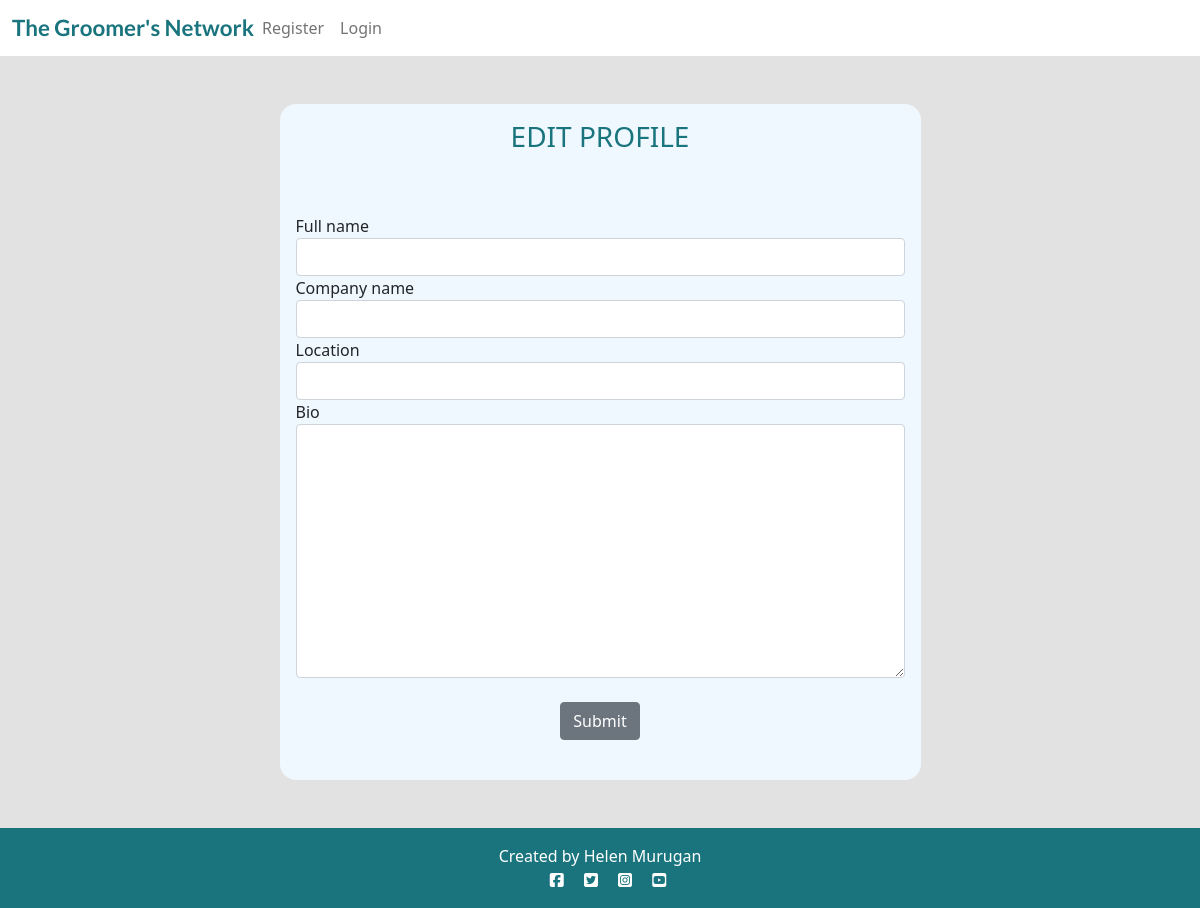
The app's page /user_profile/update/1/, older data.
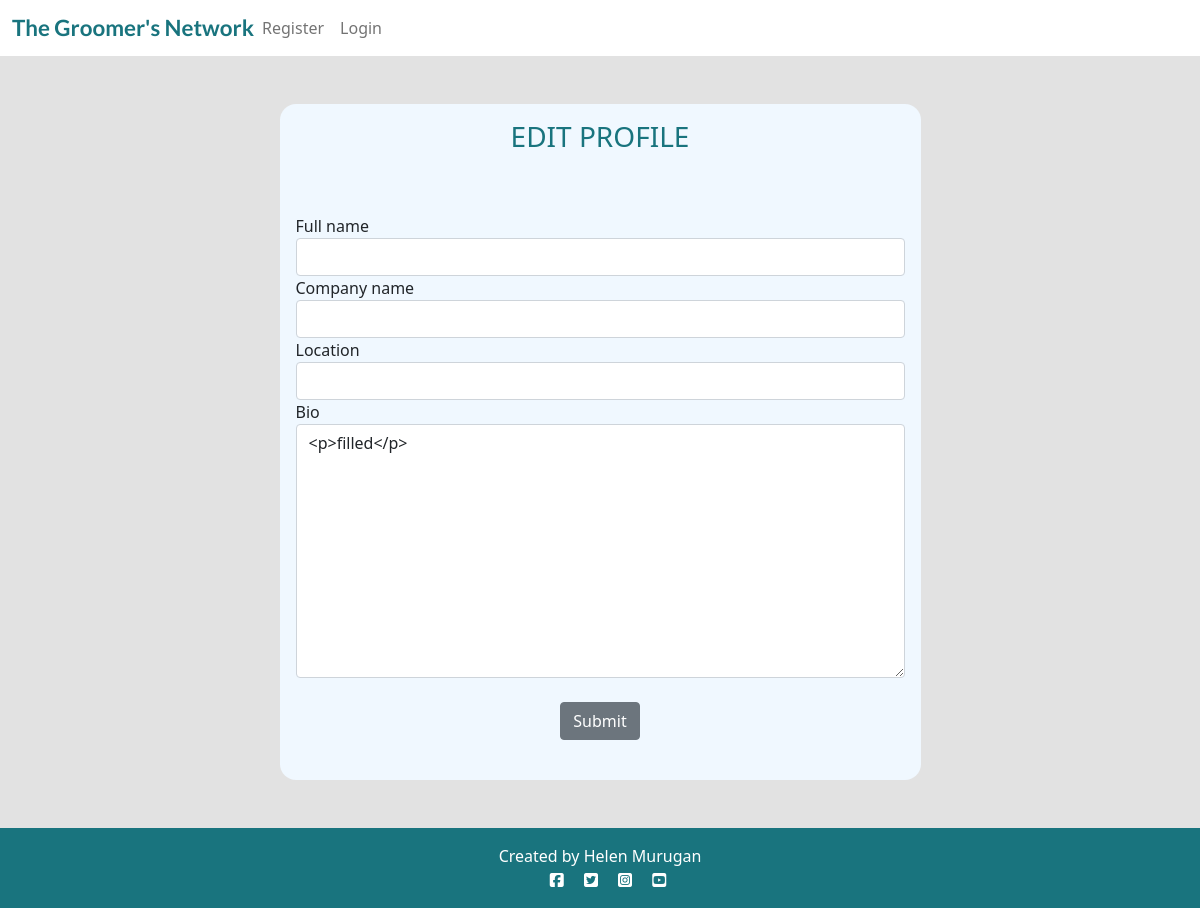
The same page, newer data.
### user_profile/models.py (models this page shows)
class Profile(models.Model):
    user = models.OneToOneField(
        User,
        on_delete=models.CASCADE,
        related_name='profile',
        verbose_name='User',
    )
    full_name = models.CharField(
        max_length=50,
        blank=True,
        null=True,
        verbose_name='Full name',
        default=' ',
    )
    company_name = models.CharField(
        blank=True,
        null=True,
        max_length=30,
        default='',
    )
    location = models.CharField(
        blank=True,
        null=True,
        max_length=30,
        default=''
    )
    bio = models.TextField(
        blank=True,
        null=True,
        max_length=1000,
        default='',
    )

### user_profile/views.py (the view)
# urls.py: path('update/<int:pk>/', views.ProfileUpdate.as_view(), name='my_profile_update'),
class ProfileUpdate(SuccessMessageMixin, UpdateView):
    model = Profile
    form_class = ProfileForm
    template_name = "my_profile_update.html"
    success_url ="/user_profile/<str:user>"
    success_message = "Your profile has been updated!"

### user_profile/forms.py
class ProfileForm(forms.ModelForm):
    class Meta:
        model = Profile
        fields = ('full_name', 'company_name', 'location', 'bio',)

### templates/my_profile_update.html (shortened to what this page needs)
{% extends 'base.html' %}
{% load crispy_forms_tags %}
{% block content %}
<section>
    <div class="container my-5">
        <div class="row justify-content-center">
            <div class="col-md-8 col-lg-7">
                <div class="profile-card" style="border-radius: 1rem;">
                    <div class="text-center">
                        <h3 class="card-body teal-text">EDIT PROFILE</h3>
                    </div>
                    <div class=card-body>
                        <form method="post" style="margin-top: 1.3em;">
                            {{ form | crispy }}
                            <div class="text-center">
                                <button type="submit" class="btn btn-secondary my-4">Submit</button>
                            </div>
                        </form>
                    </div>
                </div>
            </div>
        </div>
    </div>
</section>
{% endblock %}

Row changes from the older to the newer data that the page shows:
changed Profile: bio (not shown) → "<p>filled</p>"
